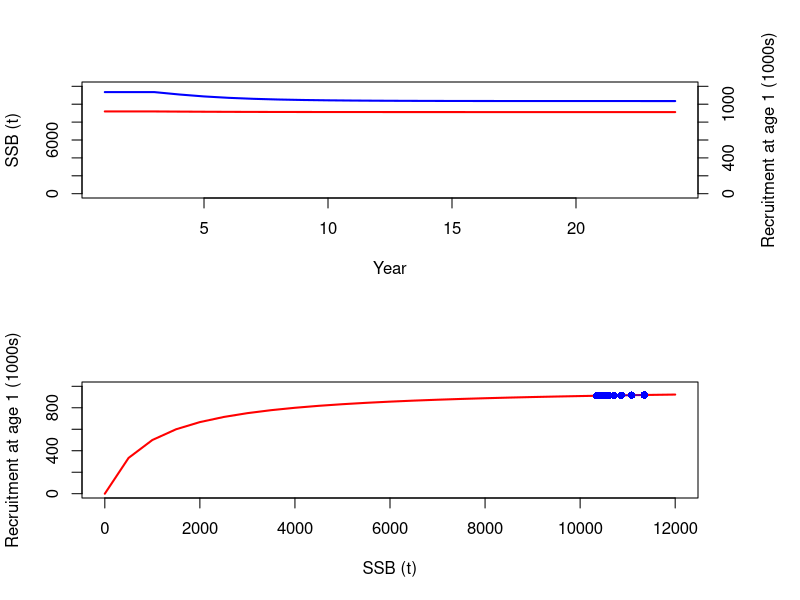
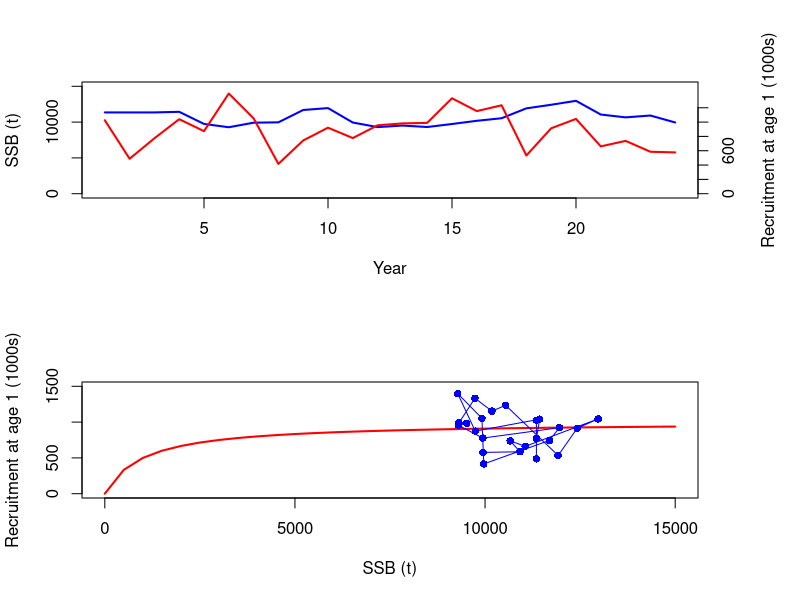

Reproduce these figures in R, in order.
################################################################################
## 1  Mortality

Amax <- 15
age <- 1:Amax
Ninit <- 1000
Nvec <- numeric(Amax)
M <- rep(0.2, Amax)
Fmort <- c(0, 0, rep(0.3, Amax - 2))

Nvec[1] <- Ninit
for (a in 1:(Amax - 1)) {
  Nvec[a + 1] <- Nvec[a] * exp(-M[a] - Fmort[a])
}


data.frame(age, Nvec, M, Fmort)

################################################################################
## 2  Growth

Winf <- 10
k <- 0.5
t0 <- -0.1
b <- 3

w <- Winf * (1 - exp(-k * (age - t0)))^b
B <- Nvec * w

data.frame(age, Nvec, w, B)
sum(B)

################################################################################
## 3  Recruitment

mat <- c(0, 0, rep(1, Amax - 2))
SSBvec <- B * mat
sum(SSBvec)

alpha <- 1000
beta <- 1000
Tmax <- 25
year <- 1:Tmax

N <- matrix(nrow = Amax, ncol = Tmax)
SSB <- matrix(nrow = Amax, ncol = Tmax)

N[, 1] <- Nvec
SSB[, 1] <- N[, 1] * mat * w

N[1, 2] <- (alpha * sum(SSB[, 1])) / (beta + sum(SSB[, 1]))
for (a in 1:(Amax - 1)) {
  N[a + 1, 2] <- N[a, 1] * exp(-M[a] - Fmort[a])
}
SSB[, 2] <- N[, 2] * mat * w

for (t in 1:(Tmax - 1))
{
  N[1, t + 1] <- (alpha * sum(SSB[, t])) / (beta + sum(SSB[, t]))
  for (a in 1:(Amax - 1)) {
    N[a + 1, t + 1] <- N[a, t] * exp(-M[a] - Fmort[a])
  }
  SSB[, t + 1] <- N[, t + 1] * mat * w
}

round(N)

rec_age <- 1
SR <-
  data.frame(
    year = year[1:(Tmax - rec_age)],
    SSB = colSums(SSB)[1:(Tmax - rec_age)],
    Rec = N[1, (rec_age + 1):Tmax]
  )

SSB.curve <- seq(0, 12000, by = 500)
Rec.curve <- (alpha * SSB.curve) / (beta + SSB.curve)

par(mfrow = c(2, 1), oma = c(0, 0, 0, 3))
plot(SR$year, SR$SSB,
  ylim = c(0, 12000), type = "l", lwd = 2, col = "blue", xlab = "Year",
  ylab = "SSB (t)"
)
lines(SR$year, SR$Rec * 10, lwd = 2, col = "red")
axis(4, at = seq(0, 12000, by = 2000), labels = seq(0, 1200, by = 200))
mtext("Recruitment at age 1 (1000s)", side = 4, line = 3)

plot(SSB.curve, Rec.curve,
  ylim = c(0, 1000), type = "l", xlab = "SSB (t)",
  ylab = "Recruitment at age 1 (1000s)", lwd = 2, col = "red"
)
points(SR$SSB, SR$Rec, type = "o", pch = 16, col = "blue")

data.frame(SSB.curve, Rec.curve)

################################################################################
## 4  Recruitment variability

v <- 1000

## Year 1
N[, 1] <- Nvec
SSB[, 1] <- N[, 1] * mat * w

## Later years
for (t in 1:(Tmax - 1))
{
  N[1, t + 1] <- (alpha * sum(SSB[, t])) / (beta + sum(SSB[, t])) + v * runif(1, -0.5, 0.5)
  for (a in 1:(Amax - 1)) {
    N[a + 1, t + 1] <- N[a, t] * exp(-M[a] - Fmort[a])
  }
  SSB[, t + 1] <- N[, t + 1] * mat * w
}

round(N, 3)

rec_age <- 1
SR <-
  data.frame(
    year = year[1:(Tmax - rec_age)],
    SSB = colSums(SSB)[1:(Tmax - rec_age)],
    Rec = N[1, (rec_age + 1):Tmax]
  )

SSB.curve <- seq(0, 15000, by = 500)
Rec.curve <- (alpha * SSB.curve) / (beta + SSB.curve)

plot(SR$year, SR$SSB,
  ylim = c(0, 15000), type = "l", lwd = 2, col = "blue", xlab = "Year",
  ylab = "SSB (t)"
)
lines(SR$year, SR$Rec * 10, lwd = 2, col = "red")
axis(4, at = seq(0, 12000, by = 2000), labels = seq(0, 1200, by = 200))
mtext("Recruitment at age 1 (1000s)", side = 4, line = 3)

plot(SSB.curve, Rec.curve,
  xlim = c(0, 15000), ylim = c(0, 1500), type = "l",
  xlab = "SSB (t)", ylab = "Recruitment at age 1 (1000s)", lwd = 2, col = "red"
)
points(SR$SSB, SR$Rec, type = "o", pch = 16, col = "blue")
